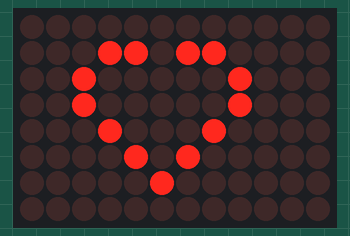
Simulated run of this sketch. Board: Arduino Uno R4 WiFi. On the bench: 12×8 LED matrix.

Above: at 0.1 s.
At 0.6 s:
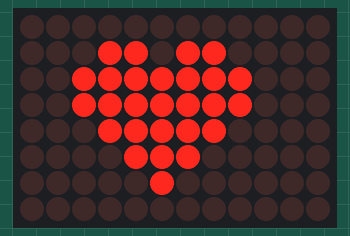

Measured:
- what the display in image 1 shows lasts 1.0 s, from 0.5 s to 1.5 s

The sketch:

AnimacionBitmaps.ino
```cpp
#include "Arduino_LED_Matrix.h"

ArduinoLEDMatrix Pantalla;  //Instancia objeto

uint8_t corazon1 [8][12] = {
    {0,0,0,0,0,0,0,0,0,0,0,0},
    {0,0,0,1,1,0,1,1,0,0,0,0},
    {0,0,1,0,0,0,0,0,1,0,0,0},
    {0,0,1,0,0,0,0,0,1,0,0,0},
    {0,0,0,1,0,0,0,1,0,0,0,0},
    {0,0,0,0,1,0,1,0,0,0,0,0},
    {0,0,0,0,0,1,0,0,0,0,0,0},
    {0,0,0,0,0,0,0,0,0,0,0,0},
};

uint8_t corazon2 [8][12] = {
    {0,0,0,0,0,0,0,0,0,0,0,0},
    {0,0,0,1,1,0,1,1,0,0,0,0},
    {0,0,1,1,1,1,1,1,1,0,0,0},
    {0,0,1,1,1,1,1,1,1,0,0,0},
    {0,0,0,1,1,1,1,1,0,0,0,0},
    {0,0,0,0,1,1,1,0,0,0,0,0},
    {0,0,0,0,0,1,0,0,0,0,0,0},
    {0,0,0,0,0,0,0,0,0,0,0,0},
};

void setup() {

  Pantalla.begin();
}

void loop() {

  Pantalla.renderBitmap (corazon1, 8,12);
  delay (500);
  Pantalla.renderBitmap (corazon2, 8,12);
  delay (1000);

}
```
